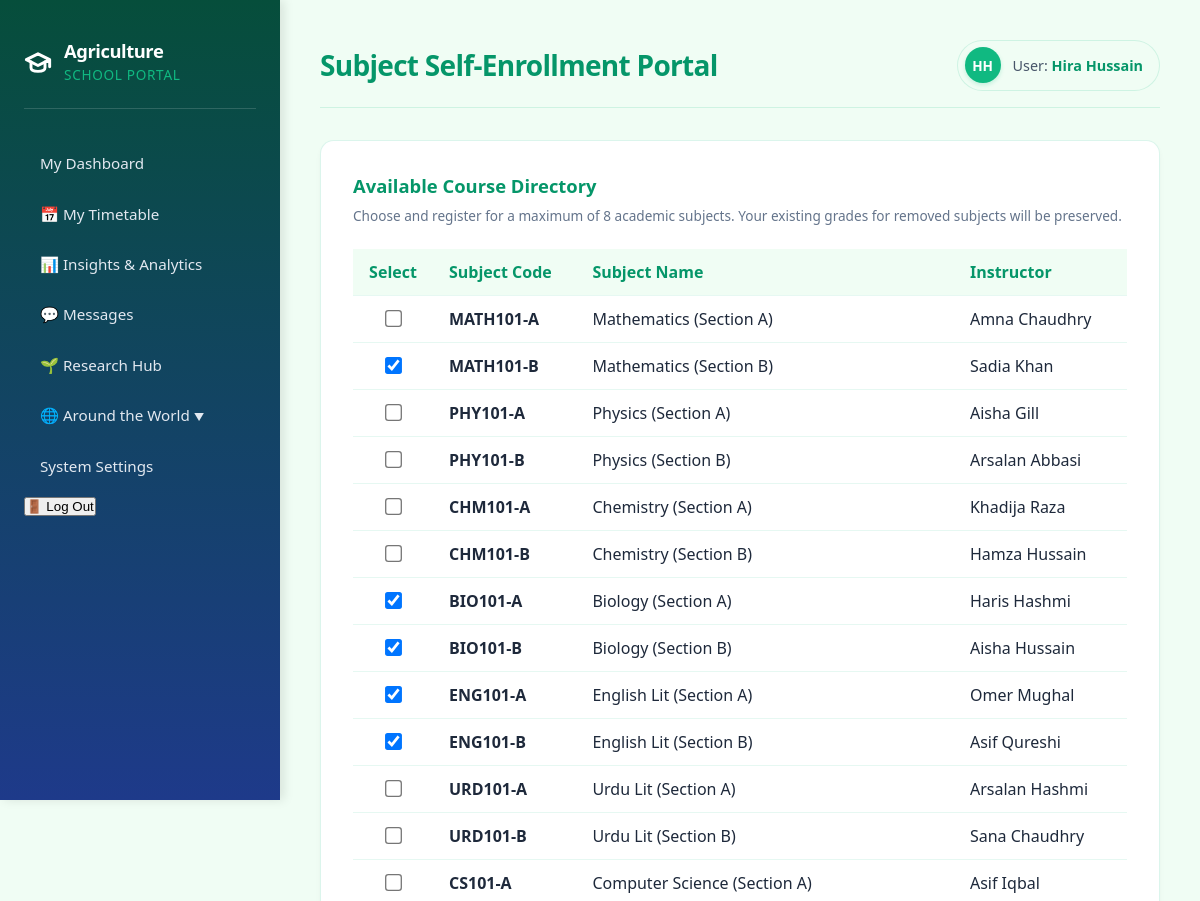
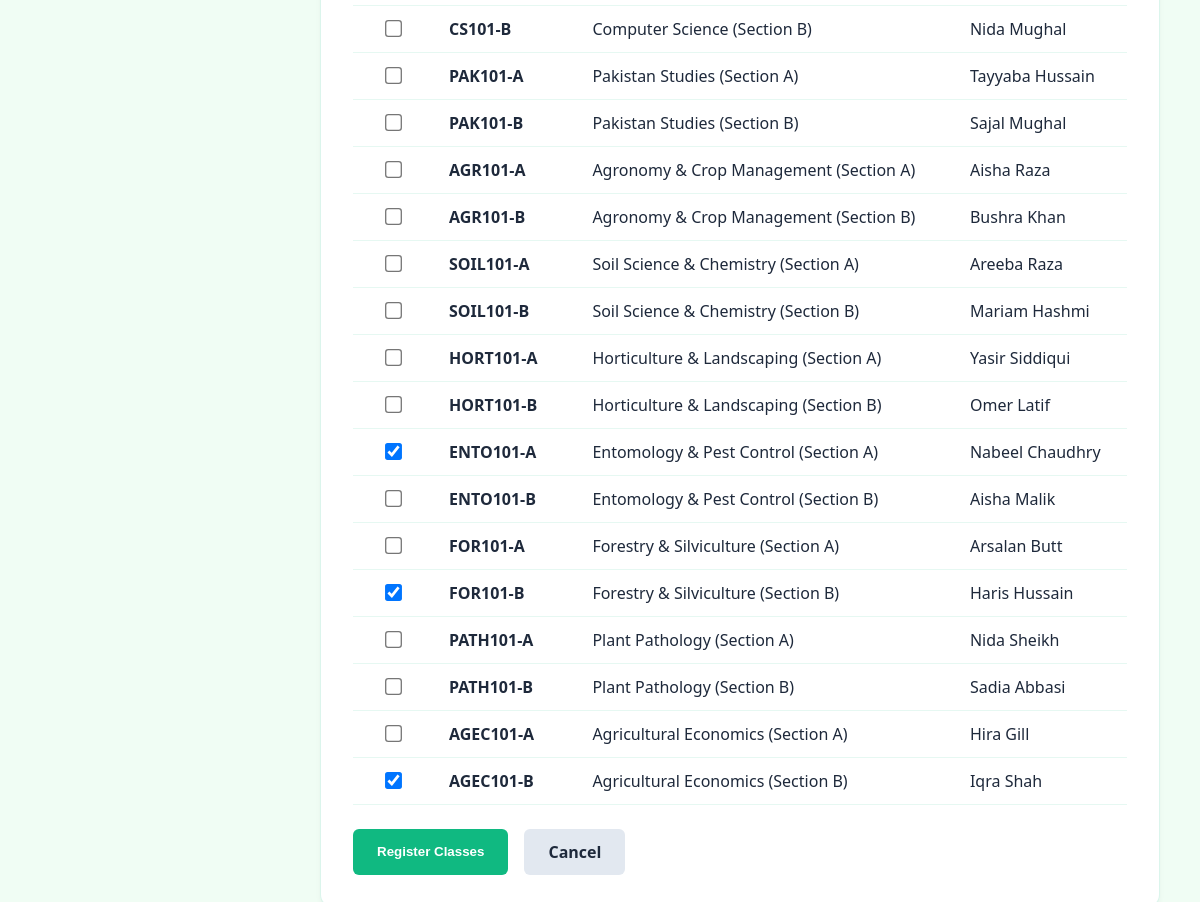
The app's page /student/enrollment/ (signed in), older data (2 pictures, top to bottom).
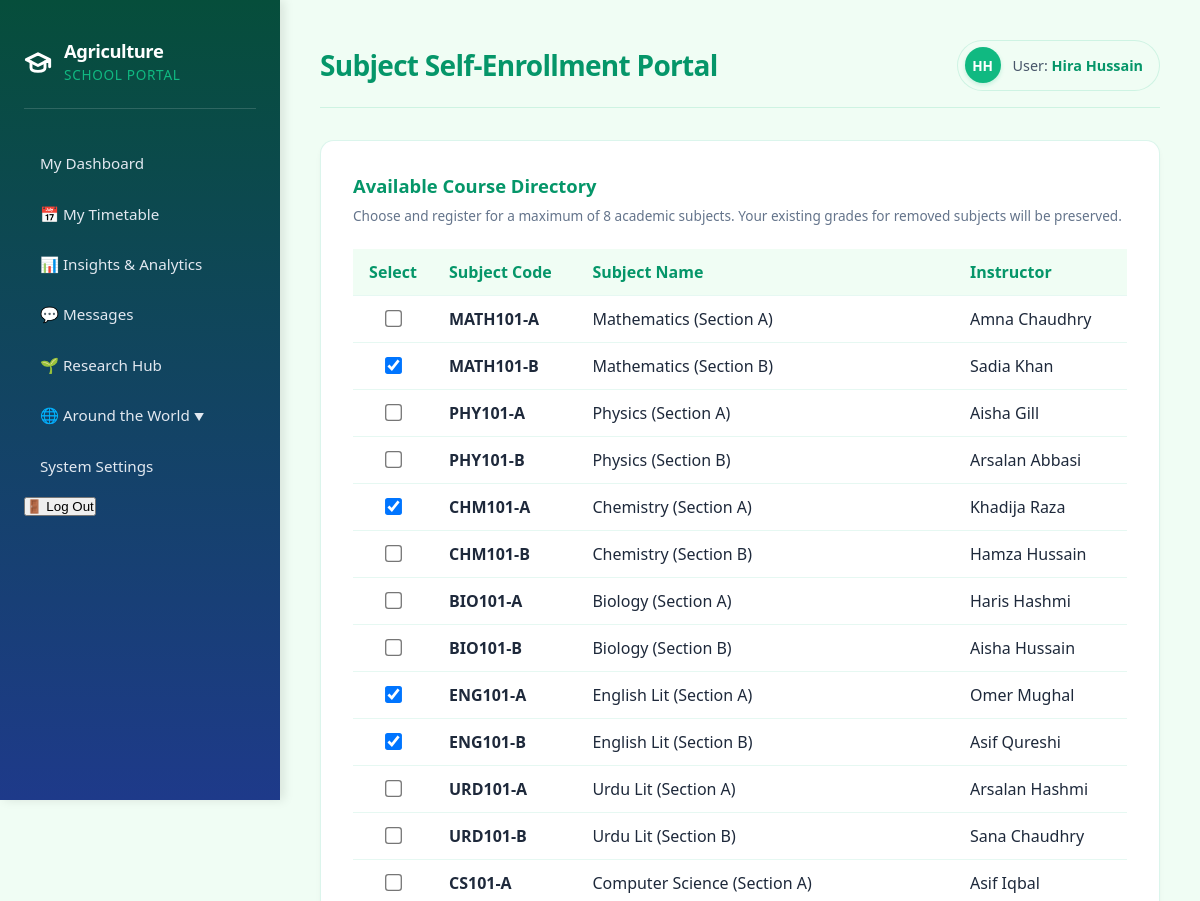
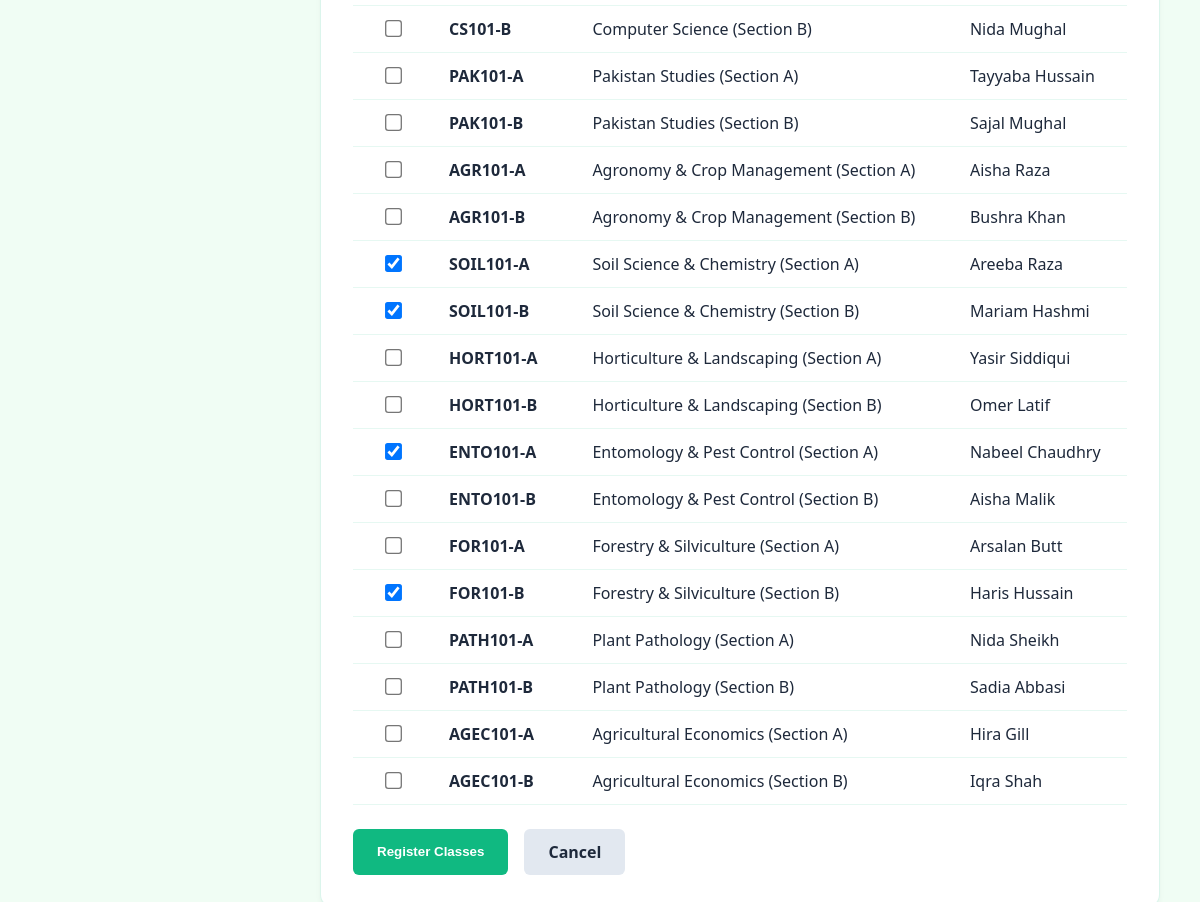
The same page, newer data (2 pictures, top to bottom).
### core/models.py (models this page shows, shortened)
class Course(models.Model):
    name = models.CharField(max_length=100)
    code = models.CharField(max_length=10, unique=True)
    teacher = models.ForeignKey(TeacherProfile, on_delete=models.SET_NULL, null=True, related_name='courses')
    students = models.ManyToManyField(StudentProfile, related_name='courses', blank=True)
    day_of_week = models.CharField(max_length=15, default='Monday')
    start_time = models.TimeField(null=True, blank=True)
    end_time = models.TimeField(null=True, blank=True)

class TeacherProfile(models.Model):
    user = models.OneToOneField(User, on_delete=models.CASCADE, limit_choices_to={'is_teacher': True})
    subject_specialty = models.CharField(max_length=100)
    phone_number = models.CharField(max_length=15, blank=True)

class User(AbstractUser):
    is_student = models.BooleanField(default=False)
    is_teacher = models.BooleanField(default=False)
    is_admin = models.BooleanField(default=False)
    @property
    def get_initials(self):
        if self.first_name and self.last_name:
            return f"{self.first_name[0]}{self.last_name[0]}".upper()
        return self.username[:2].upper()

### core/views.py (the view, shortened to what this page needs)
# urls.py: path('student/enrollment/', views.student_enrollment_view, name='student_enrollment'),
@login_required
def student_enrollment_view(request):
    if not request.user.is_student:
        return redirect('login_redirect')
    student = request.user.studentprofile
    all_courses = Course.objects.all()
    enrolled_courses = student.courses.all()
    return render(request, 'core/student_enrollment.html', {
        'courses': all_courses,
        'enrolled_courses': enrolled_courses
    })

### core/templates/core/student_enrollment.html (shortened to what this page needs)
{% extends 'core/base.html' %}
{% block header_title %}Subject Self-Enrollment Portal{% endblock %}
{% block content %}
<div class="dashboard-grid" style="grid-template-columns: 1fr;">
    <div class="card">
        <h3>Available Course Directory</h3>
        <p style="font-size: 0.85rem; color: #64748b; margin-bottom: 1.5rem;">Choose and register for a maximum of 8 academic subjects. Your existing grades for removed subjects will be preserved.</p>
        <form method="POST">
            <table>
                <thead>
                    <tr>
                        <th style="width: 80px; text-align: center;">Select</th>
                        <th>Subject Code</th>
                        <th>Subject Name</th>
                        <th>Instructor</th>
                    </tr>
                </thead>
                <tbody>
                    {% for course in courses %}
                    <tr>
                        <td style="text-align: center;">
                            <input type="checkbox" name="courses" value="{{ course.id }}" style="transform: scale(1.3); cursor: pointer;"
                                   {% if course in enrolled_courses %}checked{% endif %}>
                        </td>
                        <td><strong>{{ course.code }}</strong></td>
                        <td>{{ course.name }}</td>
                        <td>{{ course.teacher.user.get_full_name|default:course.teacher.user.username }}</td>
                    </tr>
                    {% empty %}
                    <tr>
                        <td colspan="4">No courses are currently registered in the database.</td>
                    </tr>
                    {% endfor %}
                </tbody>
            </table>
            <div style="margin-top: 1.5rem; display: flex; gap: 1rem;">
                <button type="submit" style="background-color: var(--primary-color); color: white; padding: 0.75rem 1.5rem; border: none; border-radius: 0.375rem; font-weight: bold; cursor: pointer;">
                    Register Classes
                </button>
                <a href="{% url 'student_dashboard' %}" style="text-decoration: none; background-color: #e2e8f0; color: var(--text-color); padding: 0.75rem 1.5rem; border-radius: 0.375rem; font-weight: bold; display: inline-block;">
                    Cancel
                </a>
            </div>
        </form>
    </div>
</div>
{% endblock %}

Row changes from the older to the newer data that the page shows:
removed Course: code "CHM101-A", name "Chemistry (Section A)", teacher.user.get_full_name "Khadija Raza"
removed Course: courses "☑", code "BIO101-A", name "Biology (Section A)", teacher.user.get_full_name "Haris Hashmi"
removed Course: courses "☑", code "BIO101-B", name "Biology (Section B)", teacher.user.get_full_name "Aisha Hussain"
removed Course: code "SOIL101-A", name "Soil Science & Chemistry (Section A)", teacher.user.get_full_name "Areeba Raza"
removed Course: code "SOIL101-B", name "Soil Science & Chemistry (Section B)", teacher.user.get_full_name "Mariam Hashmi"
removed Course: courses "☑", code "AGEC101-B", name "Agricultural Economics (Section B)", teacher.user.get_full_name "Iqra Shah"
added Course: courses "☑", code "CHM101-A", name "Chemistry (Section A)", teacher.user.get_full_name "Khadija Raza"
added Course: code "BIO101-A", name "Biology (Section A)", teacher.user.get_full_name "Haris Hashmi"
added Course: code "BIO101-B", name "Biology (Section B)", teacher.user.get_full_name "Aisha Hussain"
added Course: courses "☑", code "SOIL101-A", name "Soil Science & Chemistry (Section A)", teacher.user.get_full_name "Areeba Raza"
added Course: courses "☑", code "SOIL101-B", name "Soil Science & Chemistry (Section B)", teacher.user.get_full_name "Mariam Hashmi"
added Course: code "AGEC101-B", name "Agricultural Economics (Section B)", teacher.user.get_full_name "Iqra Shah"
